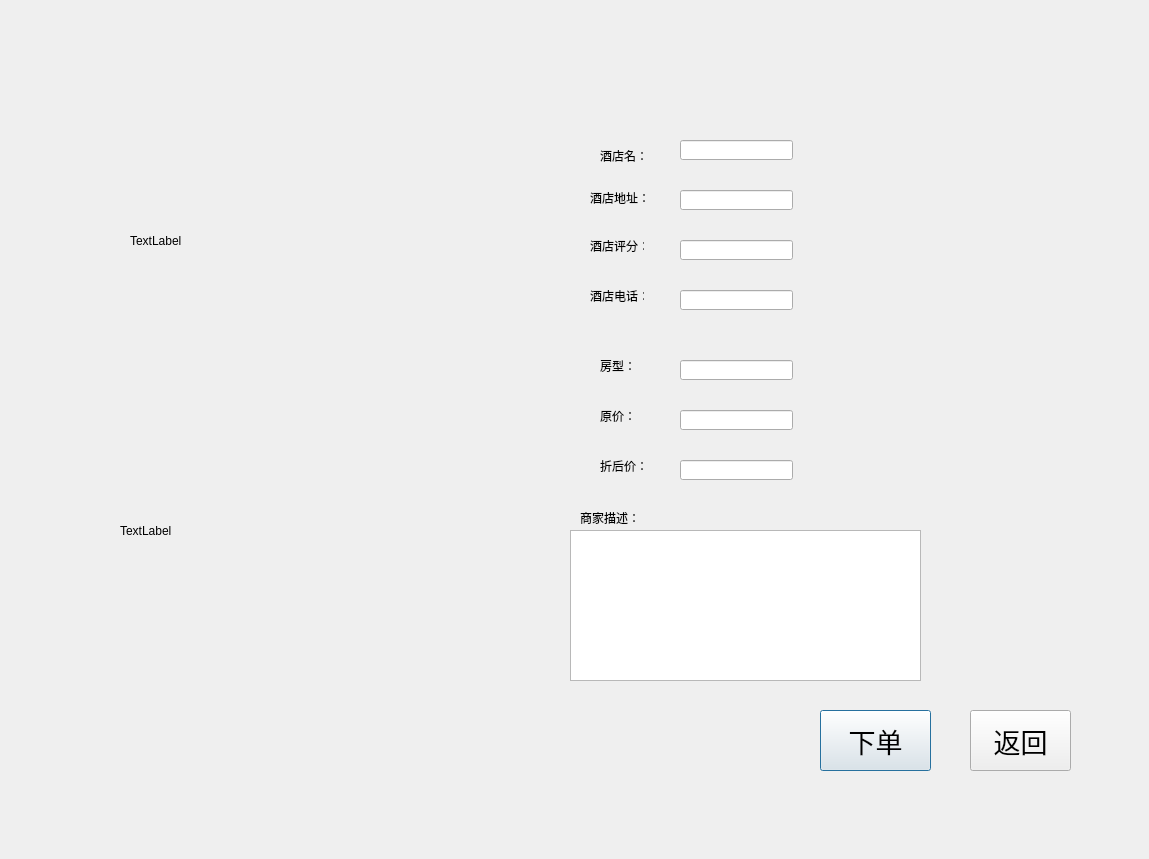
<?xml version="1.0" encoding="UTF-8"?>
<ui version="4.0">
 <class>DetailedInfoDialog</class>
 <widget class="QDialog" name="DetailedInfoDialog">
  <property name="geometry">
   <rect>
    <x>0</x>
    <y>0</y>
    <width>1149</width>
    <height>859</height>
   </rect>
  </property>
  <property name="windowTitle">
   <string>Dialog</string>
  </property>
  <widget class="QLabel" name="label">
   <property name="geometry">
    <rect>
     <x>130</x>
     <y>120</y>
     <width>361</width>
     <height>241</height>
    </rect>
   </property>
   <property name="text">
    <string>TextLabel</string>
   </property>
  </widget>
  <widget class="QLineEdit" name="lineEdit">
   <property name="geometry">
    <rect>
     <x>680</x>
     <y>140</y>
     <width>113</width>
     <height>20</height>
    </rect>
   </property>
  </widget>
  <widget class="QLabel" name="label_2">
   <property name="geometry">
    <rect>
     <x>600</x>
     <y>150</y>
     <width>54</width>
     <height>12</height>
    </rect>
   </property>
   <property name="text">
    <string>酒店名：</string>
   </property>
  </widget>
  <widget class="QLabel" name="label_3">
   <property name="geometry">
    <rect>
     <x>590</x>
     <y>190</y>
     <width>61</width>
     <height>16</height>
    </rect>
   </property>
   <property name="text">
    <string>酒店地址：</string>
   </property>
  </widget>
  <widget class="QLineEdit" name="lineEdit_2">
   <property name="geometry">
    <rect>
     <x>680</x>
     <y>190</y>
     <width>113</width>
     <height>20</height>
    </rect>
   </property>
  </widget>
  <widget class="QLineEdit" name="lineEdit_3">
   <property name="geometry">
    <rect>
     <x>680</x>
     <y>240</y>
     <width>113</width>
     <height>20</height>
    </rect>
   </property>
  </widget>
  <widget class="QLabel" name="label_4">
   <property name="geometry">
    <rect>
     <x>590</x>
     <y>240</y>
     <width>54</width>
     <height>12</height>
    </rect>
   </property>
   <property name="text">
    <string>酒店评分：</string>
   </property>
  </widget>
  <widget class="QLabel" name="label_5">
   <property name="geometry">
    <rect>
     <x>590</x>
     <y>290</y>
     <width>54</width>
     <height>12</height>
    </rect>
   </property>
   <property name="text">
    <string>酒店电话：</string>
   </property>
  </widget>
  <widget class="QLineEdit" name="lineEdit_4">
   <property name="geometry">
    <rect>
     <x>680</x>
     <y>290</y>
     <width>113</width>
     <height>20</height>
    </rect>
   </property>
  </widget>
  <widget class="QLabel" name="label_6">
   <property name="geometry">
    <rect>
     <x>120</x>
     <y>370</y>
     <width>381</width>
     <height>321</height>
    </rect>
   </property>
   <property name="text">
    <string>TextLabel</string>
   </property>
  </widget>
  <widget class="QPushButton" name="pushButton">
   <property name="geometry">
    <rect>
     <x>820</x>
     <y>710</y>
     <width>111</width>
     <height>61</height>
    </rect>
   </property>
   <property name="font">
    <font>
     <family>AcadEref</family>
     <pointsize>20</pointsize>
    </font>
   </property>
   <property name="text">
    <string>下单</string>
   </property>
  </widget>
  <widget class="QPushButton" name="pushButton_2">
   <property name="geometry">
    <rect>
     <x>970</x>
     <y>710</y>
     <width>101</width>
     <height>61</height>
    </rect>
   </property>
   <property name="font">
    <font>
     <family>AcadEref</family>
     <pointsize>20</pointsize>
    </font>
   </property>
   <property name="text">
    <string>返回</string>
   </property>
  </widget>
  <widget class="QTextEdit" name="textEdit">
   <property name="geometry">
    <rect>
     <x>570</x>
     <y>530</y>
     <width>351</width>
     <height>151</height>
    </rect>
   </property>
  </widget>
  <widget class="QLabel" name="label_7">
   <property name="geometry">
    <rect>
     <x>600</x>
     <y>360</y>
     <width>54</width>
     <height>12</height>
    </rect>
   </property>
   <property name="text">
    <string>房型：</string>
   </property>
  </widget>
  <widget class="QLineEdit" name="lineEdit_5">
   <property name="geometry">
    <rect>
     <x>680</x>
     <y>360</y>
     <width>113</width>
     <height>20</height>
    </rect>
   </property>
  </widget>
  <widget class="QLabel" name="label_8">
   <property name="geometry">
    <rect>
     <x>600</x>
     <y>410</y>
     <width>54</width>
     <height>12</height>
    </rect>
   </property>
   <property name="text">
    <string>原价：</string>
   </property>
  </widget>
  <widget class="QLineEdit" name="lineEdit_6">
   <property name="geometry">
    <rect>
     <x>680</x>
     <y>410</y>
     <width>113</width>
     <height>20</height>
    </rect>
   </property>
  </widget>
  <widget class="QLabel" name="label_9">
   <property name="geometry">
    <rect>
     <x>600</x>
     <y>460</y>
     <width>54</width>
     <height>12</height>
    </rect>
   </property>
   <property name="text">
    <string>折后价：</string>
   </property>
  </widget>
  <widget class="QLineEdit" name="lineEdit_7">
   <property name="geometry">
    <rect>
     <x>680</x>
     <y>460</y>
     <width>113</width>
     <height>20</height>
    </rect>
   </property>
  </widget>
  <widget class="QLabel" name="label_10">
   <property name="geometry">
    <rect>
     <x>580</x>
     <y>510</y>
     <width>61</width>
     <height>16</height>
    </rect>
   </property>
   <property name="text">
    <string>商家描述：</string>
   </property>
  </widget>
  <widget class="QFrame" name="frame">
   <property name="geometry">
    <rect>
     <x>-1</x>
     <y>-1</y>
     <width>1151</width>
     <height>861</height>
    </rect>
   </property>
   <property name="frameShape">
    <enum>QFrame::StyledPanel</enum>
   </property>
   <property name="frameShadow">
    <enum>QFrame::Raised</enum>
   </property>
  </widget>
  <zorder>frame</zorder>
  <zorder>label</zorder>
  <zorder>lineEdit</zorder>
  <zorder>label_2</zorder>
  <zorder>label_3</zorder>
  <zorder>lineEdit_2</zorder>
  <zorder>lineEdit_3</zorder>
  <zorder>label_4</zorder>
  <zorder>label_5</zorder>
  <zorder>lineEdit_4</zorder>
  <zorder>label_6</zorder>
  <zorder>pushButton</zorder>
  <zorder>pushButton_2</zorder>
  <zorder>textEdit</zorder>
  <zorder>label_7</zorder>
  <zorder>lineEdit_5</zorder>
  <zorder>label_8</zorder>
  <zorder>lineEdit_6</zorder>
  <zorder>label_9</zorder>
  <zorder>lineEdit_7</zorder>
  <zorder>label_10</zorder>
 </widget>
 <resources/>
 <connections/>
</ui>
